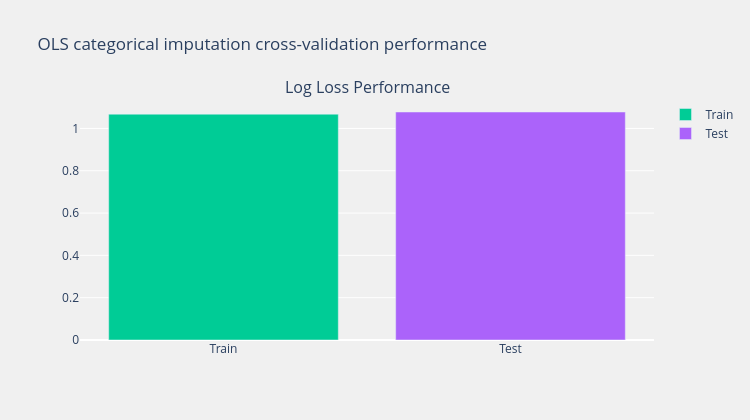

Notebook source saved alongside this figure:
### Code cell
# Plot the categorical imputation performance
cat_perf_results_viz = model_performance_results(
    results=ols_categorical_results,
    model_name="OLS",
    method_name="Cross-validation log loss average",
    metric="log_loss",
)
fig = cat_perf_results_viz.plot(
    title="OLS categorical imputation cross-validation performance",
)
fig.show()

### Figure 1 — Plotly figure (JSON) as saved in the notebook; plotly's stock layout.template omitted (floating-point values rounded to 4 significant figures)
{"data": [{"marker": {"color": "#00CC96"}, "name": "Train", "showlegend": true, "type": "bar", "x": ["Train"], "xaxis": "x", "y": [1.067], "yaxis": "y"}, {"marker": {"color": "#AB63FA"}, "name": "Test", "showlegend": true, "type": "bar", "x": ["Test"], "xaxis": "x", "y": [1.078], "yaxis": "y"}], "layout": {"annotations": [{"font": {"size": 16}, "showarrow": false, "text": "Log Loss Performance", "x": 0.5, "xanchor": "center", "xref": "paper", "y": 1, "yanchor": "bottom", "yref": "paper"}], "height": 420, "paper_bgcolor": "#F0F0F0", "plot_bgcolor": "#F0F0F0", "showlegend": true, "title": {"text": "OLS categorical imputation cross-validation performance"}, "width": 750, "xaxis": {"anchor": "y", "domain": [0, 1]}, "yaxis": {"anchor": "x", "domain": [0, 1]}}}
